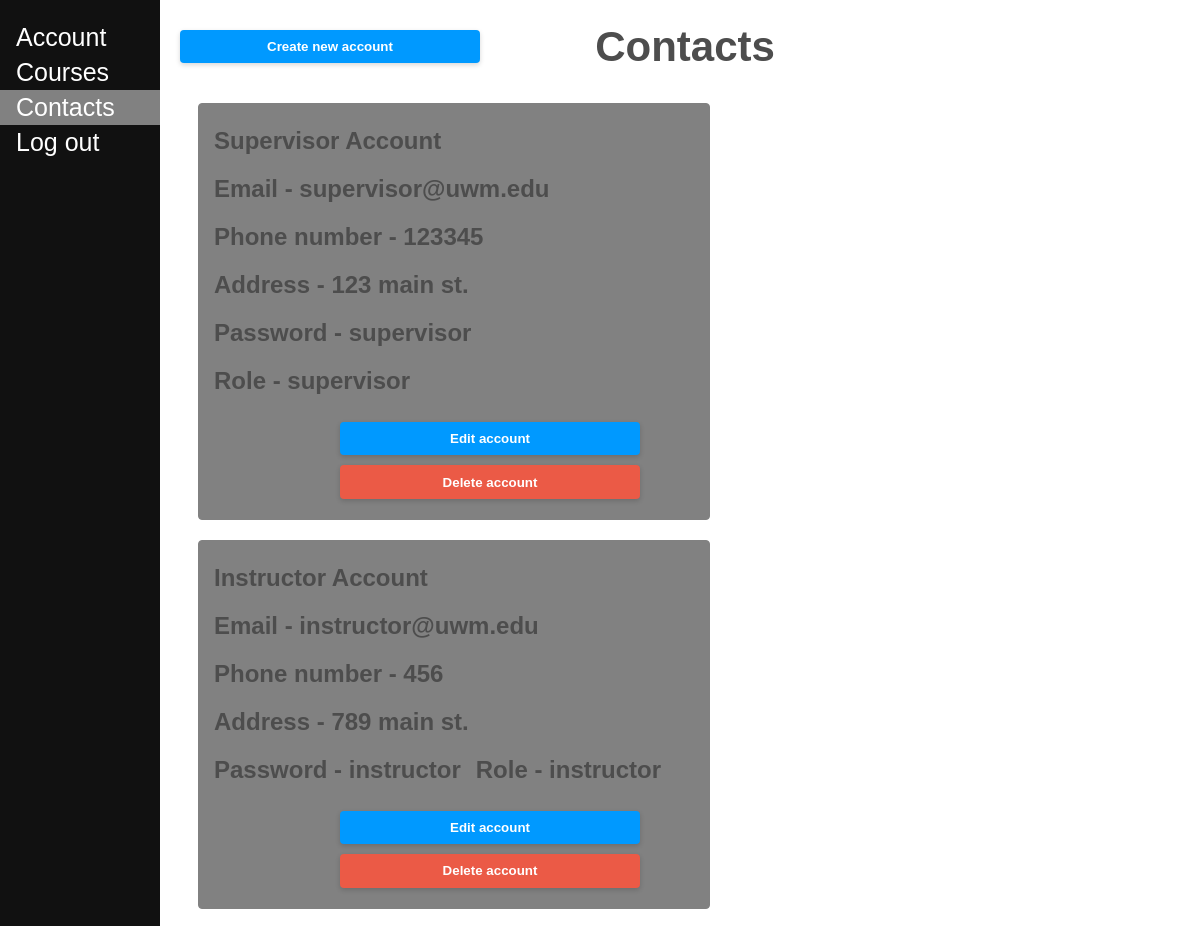
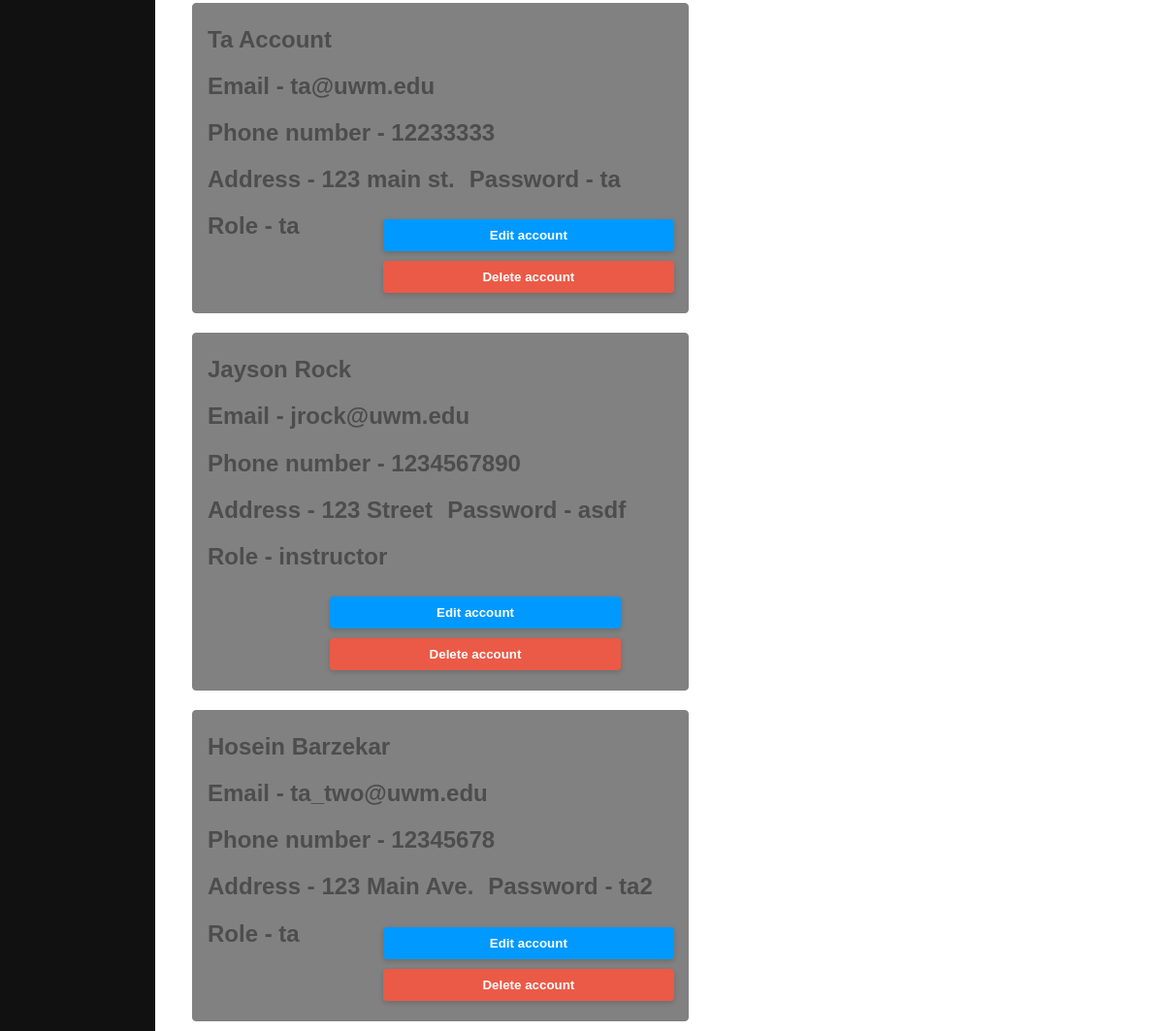
Screenshot of /contacts/ (signed in) with the database file from the repository (2 pictures, top to bottom).
### ourapp/models.py (models this page shows, shortened)
class MyUser(models.Model):
    first_name = models.CharField(max_length=100, default=None)
    last_name = models.CharField(max_length=100, default=None)
    password = models.CharField(max_length=100, default=None)
    address = models.CharField(max_length=100, default=None)
    email = models.EmailField(default=None)
    phone_number = models.CharField(max_length=15, default=None)
    role = models.CharField(max_length=100, default=None, choices=Role.choices)
    skills = models.ManyToManyField(Skill, default=None, blank=True)

### ourapp/views.py (the view, shortened to what this page needs)
# urls.py: path('contacts/', views.Contacts.as_view(), name='contacts')
class Contacts(View):
    def get(self, request):
        request.session['submitted'] = False
        accounts = MyUser.objects.all()
        return render(request, "contacts.html", {"accounts": accounts})

### ourapp/templates/contacts.html (shortened to what this page needs)
<!DOCTYPE html>
<html lang="en">
<head>
    {% load static %}
    <link rel="stylesheet" href="{% static 'styles.css' %}">
</head>
<body>
    <div class="sidenav">
        <a href="/account/">Account</a>
        <a href="/course/">Courses</a>
        <a href="/contacts/" class="current">Contacts</a>
        <a href="/">Log out</a>
    </div>
    <div class="main">
        <section>
            {% if request.session.supervisor %}
                <button class="modButt" id="myBtn">Create new account</button>
            {% endif %}
            <h2>Contacts</h2>
            {% for i in accounts %}
                <div class="contactInfo">
                    <h1>{{ i.first_name }} {{ i.last_name }}</h1>
                    <h1 class="conText">Email - {{ i.email }}</h1>
                    <h1 class="conText">Phone number - {{ i.phone_number }}</h1>
                    {% if request.session.supervisor %}
                        <div class="hidContactInfo">
                            <h1 class="conText">Address - {{ i.address }}</h1>
                            <h1 class="conText">Password - {{ i.password }}</h1>
                            <h1 class="conText">Role - {{ i.role }}</h1>
                        </div>
                    {% endif %}
                    {% if request.session.supervisor %}
                        <div id="contactButts">
                            <button class="modButt editButt" id="myBtn">Edit account</button>
                            <button class="modButt editButt delButt">Delete account</button>
                        </div>
                    {% endif %}
                </div>
            {% endfor %}
        </section>
    </div>
</body>
</html>

### static/styles.css (style rules this page uses)
.modButt { box-shadow: 0px 2px 5px 0px rgb(0 0 0 / 16%); position: absolute; left: 15vw; top: 30px; height: 2.5em; width: 300px; }
a:link { text-decoration: none; }
html { color: #4d4d4d; font-weight: 300; line-height: 1.44em; font-family: sans-serif; }
div { display: block; text-align: center; }
h1 { font-size: 24px; margin-top: 10px; margin-bottom: 25px; }
button { background: #0099FF; width: 100%; color: #FFFFFF; border-radius: 0.3em; display: inline-block; font-weight: bold; padding: 0.6em 1.3em; position: relative; text-decoration: none; border: 0px; }
::placeholder { color: #A8A9AC }
.sidenav { height: 100%; width: 160px; position: fixed; z-index: 1; top: 0; left: 0; background-color: #111111; overflow-x: hidden; padding-top: 20px; }
.sidenav a { padding: 6px 8px 6px 16px; text-decoration: none; text-align: left; font-size: 25px; color: #FFFFFF; display: block; }
.main { margin-left: 170px; font-size: 28px; padding: 0px 10px; }
.current { background-color: #818181; color: #111; }
.delButt { background-color: #EB5A46; }
.editButt { position: relative; margin: 5px; top: 0px; left: 3vw; display: inline; }
.contactInfo { background-color: #818181; padding: 15px; margin: 10px; width: 40vw; text-align: left; border: 1px solid #818181; border-radius: 4px; float: left; }
.hidContactInfo { text-align: left; }
.conText { float: left; margin-top: 0; margin-right: 15px; }

### rows the page displays
MyUser: first_name "Supervisor", last_name "Account", email "supervisor@uwm.edu", phone_number "123345", address "123 main st.", password "supervisor", role "supervisor"
MyUser: first_name "Instructor", last_name "Account", email "instructor@uwm.edu", phone_number "456", address "789 main st.", password "instructor", role "instructor"
MyUser: first_name "Ta", last_name "Account", email "ta@uwm.edu", phone_number "12233333", address "123 main st.", password "ta", role "ta"
MyUser: first_name "Jayson", last_name "Rock", email "jrock@uwm.edu", phone_number "1234567890", address "123 Street", password "asdf", role "instructor"
MyUser: first_name "Hosein", last_name "Barzekar", email "ta_two@uwm.edu", phone_number "12345678", address "123 Main Ave.", password "ta2", role "ta"
